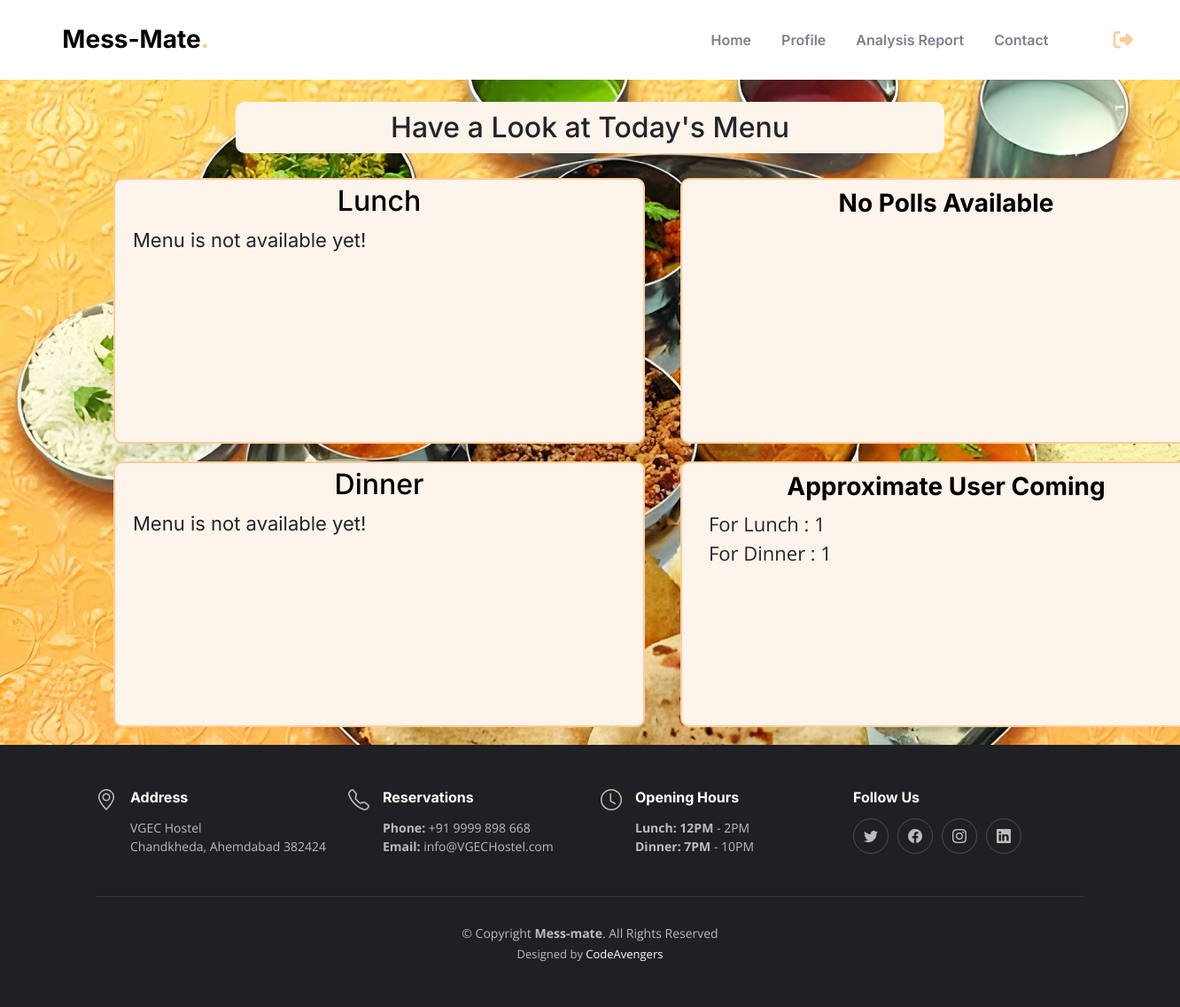
The app's page /admin_index.php (signed in), older data.
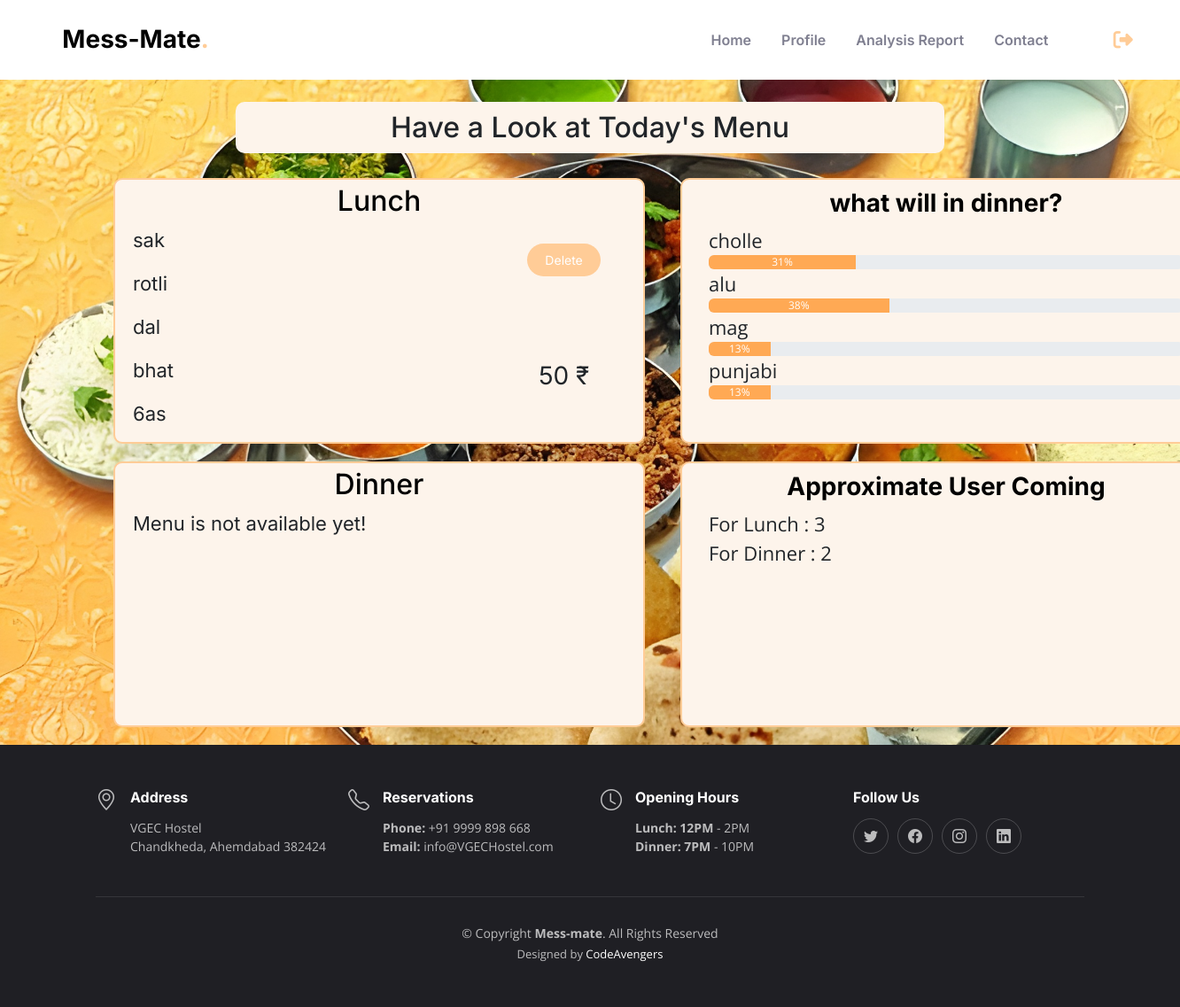
The same page, newer data.
### tables this page shows
CREATE TABLE `meal` (
  `id` int(255) NOT NULL,
  `type` int(10) DEFAULT NULL,
  `items` varchar(255) DEFAULT NULL,
  `users` varchar(255) DEFAULT '0',
  `added_user` varchar(255) DEFAULT '0',
  `date` varchar(255) DEFAULT NULL,
  `price` int(100) DEFAULT NULL
);

CREATE TABLE `poll` (
  `id` int(255) NOT NULL,
  `pol` varchar(255) DEFAULT NULL,
  `options` varchar(255) DEFAULT NULL,
  `votes` varchar(255) DEFAULT NULL,
  `users` varchar(255) DEFAULT '0',
  `date` varchar(255) DEFAULT NULL,
  `last_date` varchar(255) DEFAULT NULL,
  `total_votes` int(255) DEFAULT NULL,
  `future1` varchar(255) DEFAULT NULL
);

### admin_index.php (the view, shortened to what this page needs)
<?php
require 'database/include.php';
?>
<?php
$tdate = date('Y-m-d');
$approx_user = "SELECT COUNT(userid) as users FROM `token` WHERE status = 1 AND estime>= $tdate";
$approx_result = mysqli_query($conn, $approx_user);
if(mysqli_num_rows($approx_result) > 0){
$approx_row = mysqli_fetch_assoc($approx_result);
$approx_users = $approx_row['users'];
}else{
  $approx_users = 0;
}
$added_user = "SELECT added_user FROM `meal` WHERE date = '$tdate' and type = 1";
$added_result = mysqli_query($conn, $added_user);
if(mysqli_num_rows($added_result) > 0){
$added_row = mysqli_fetch_assoc($added_result);
$added_users = explode(',', $added_row['added_user']);
$added_usersl = count($added_users);
}else{
  $added_usersl = 0;
}
$added_user2 = "SELECT added_user FROM `meal` WHERE date = '$tdate' and type = 0";
$added_result2 = mysqli_query($conn, $added_user2);
if(mysqli_num_rows($added_result2) > 0){
$added_row2 = mysqli_fetch_assoc($added_result2);
$added_users2 = explode(',', $added_row2['added_user']);
$added_usersd = count($added_users2);
}else{
  $added_usersd = 0;
}
$lunch_app = $approx_users + $added_usersd;
$dinner_app = $approx_users + $added_usersl;
?>
<?php
$tdate = date('Y-m-d');
$lunch_sql = "SELECT * FROM `meal` WHERE date = '$tdate' and type = 0";
$lunch_result = mysqli_query($conn, $lunch_sql);
$lunch_row = mysqli_fetch_assoc($lunch_result);
$lunch = 0;
if($lunch_row > 0){
  $lunch = 1;
  $lunch_items = explode('||', $lunch_row['items']);
  $lunch_price = $lunch_row['price'];
}
$dinner_sql = "SELECT * FROM `meal` WHERE date = '$tdate' and type = 1";
$dinner_result = mysqli_query($conn, $dinner_sql);
$dinner_row = mysqli_fetch_assoc($dinner_result);
$dinner = 0;
?>
<!DOCTYPE html>
<html lang="en">
<head>
  <link href="assets/vendor/bootstrap/css/bootstrap.min.css" rel="stylesheet">
  <link href="assets/vendor/bootstrap-icons/bootstrap-icons.css" rel="stylesheet">
  <link href="assets/css/main.css" rel="stylesheet">
  <link href="assets/css/style2.css" rel="stylesheet">
</head>
<body>
  <header id="header" class="header fixed-top d-flex align-items-center">
    <div class="container d-flex align-items-center justify-content-between">
      <a href="index.html" class="logo d-flex align-items-center me-auto me-lg-0">
        <h1>Mess-Mate<span>.</span></h1>
      </a>
      <nav id="navbar" class="navbar">
        <ul>
          <li><a href="admin_index.php">Home</a></li>
          <li><a href="admin_profile.php">Profile</a></li>
          <li><a href="report.php">Analysis Report</a></li>
          <li><a href="#php">Contact</a></li>
        </ul>
      </nav>
    </div>
    <a class="log_btn" href="logout.php"><i class="fa-solid fa-right-from-bracket"></i></a>
  </header>
  <center>
    <h2 class="massage">Have a Look at Today's Menu</h2>
  </center>
  <div class="container">
  <div class="today-menu">
    <div>
     <?php
     if($lunch){
      echo '
      <div class="lunch">
        <div class="menu-title">
          <h2>Lunch</h2>
        </div>
        <div class="menu-content">
          <div class="menu-text">
            ';
            foreach($lunch_items as $item){
              echo '<p>'.$item.'</p>';
            }
            echo '
          </div>
          <div class="menu-opstions">
          <form action ="delete_meal.php" method="POST">
          <input type="hidden" name="lunch_id" value="'.$lunch_row['id'].'">
          <button type="submit" name="delete_lunch">Delete</button>
          </form>
          ';
          echo '
          <p>'.$lunch_price .' &#8377;</p>
          </div>
          </div>
        </div>
      ';
     }else{
      echo '
      <div class="lunch">
      <div class="menu-title">
        <h2>Lunch</h2>
      </div>
      <div class="menu-content">
      <div class="menu-text">
      <p>Menu is not available yet!</p>
      </div>
        </div>
      </div>
      ';
     }
?>
      <?php
      if($dinner){
        echo '
        <div class="dinner">
        <div class="menu-title">
          <h2>Dinner</h2>
        </div>
        <div class="menu-content">
          <div class="menu-text">
            ';
            foreach($dinner_items as $item){
              echo '<p>'.$item.'</p>';
            }
            echo '
          </div>
          <div class="menu-opstions">
          <form action ="delete_meal.php" method="POST">
          <input type="hidden" name="dinner_id" value="'.$dinner_row['id'].'">
          <button type="submit" name="delete_dinner">Delete</button>
          </form>';
          echo '
          <p>'.$dinner_price .' &#8377;</p>
          </div>
        </div>
      </div>
        ';
      }else{
        echo '
        <div class="dinner">
      <div class="menu-title">
        <h2>Dinner</h2>
      </div>
      <div class="menu-content">
      <div class="menu-text">
      <p>Menu is not available yet!</p>
      </div>
        </div>
      </div>
        ';
      }
      ?>
    </div>
<div>
    <div class="poll">
      <?php
        $tdate = date("Y-m-d");
        $sql = "SELECT * FROM `poll` WHERE `last_date` >= '$tdate'";
        $result = mysqli_query($conn, $sql);
        $row = mysqli_fetch_assoc($result);
        if($row){
        $sql = "SELECT * FROM `poll`";
                 $result = $conn->query($sql);
                 foreach($result as $row){
                  echo "
                  <div class='poll-title'>
                    ".$row['pol']."
                  </div>
                  <div class='poll-content'>
                  ";
                    $opt = explode("||||",$row['options']);
                    $votes = explode("||||",$row['votes']);
                    for($i = 0; $i<count($opt); $i++){
                        $votePercent = '0%';
                        if($votes[$i] && $row['total_votes']){
                            $votePercent = round(($votes[$i]/$row['total_votes'])*100);
                            $votePercent = !empty($votePercent) ? $votePercent.'%' : '0%';
                        }
                        echo "
                        <label>".$opt[$i]."</label>
                        <div class='progress'>
                            <div class='progress-bar' role='progressbar' style='width: ".$votePercent."' aria-valuenow='15' aria-valuemin='0' aria-valuemax='100'>".$votePercent."</div>
                            </div>
                        ";
                    }
                    echo "
                    </div>";
                }
            }
            else{
              echo "
              <div class='poll-title'>
                No Polls Available
              </div>
              <div class='poll-btn'>
              <center>
                </center>
                </div>
              ";
            }
      ?>
    </div>
    <div class="prefrence">
      <div class="poll-title">
        Approximate User Coming
      </div>
      <div class="poll-content">
        For Lunch : <?php echo $lunch_app; ?><br>
        For Dinner : <?php echo $dinner_app; ?><br>
      </div>
    </div>
  </div>
  </div>
  </div>
  <footer id="footer" class="footer">
    <div class="container">
      <div class="row gy-3">
        <div class="col-lg-3 col-md-6 d-flex">
          <i class="bi bi-geo-alt icon"></i>
          <div>
            <h4>Address</h4>
            <p>
              VGEC Hostel<br>
              Chandkheda, Ahemdabad 382424 <br>
            </p>
          </div>
        </div>
        <div class="col-lg-3 col-md-6 footer-links d-flex">
          <i class="bi bi-telephone icon"></i>
          <div>
            <h4>Reservations</h4>
            <p>
              <strong>Phone:</strong> +91 9999 898 668<br>
              <strong>Email:</strong> info@VGECHostel.com<br>
            </p>
          </div>
        </div>
        <div class="col-lg-3 col-md-6 footer-links d-flex">
          <i class="bi bi-clock icon"></i>
          <div>
            <h4>Opening Hours</h4>
            <p>
              <strong>Lunch: 12PM</strong> - 2PM<br>
              <strong>Dinner: 7PM</strong> - 10PM<br>
            </p>
          </div>
        </div>
        <div class="col-lg-3 col-md-6 footer-links">
          <h4>Follow Us</h4>
          <div class="social-links d-flex">
            <a href="#" class="twitter"><i class="bi bi-twitter"></i></a>
            <a href="#" class="facebook"><i class="bi bi-facebook"></i></a>
            <a href="#" class="instagram"><i class="bi bi-instagram"></i></a>
            <a href="#" class="linkedin"><i class="bi bi-linkedin"></i></a>
          </div>
        </div>
      </div>
    </div>
    <div class="container">
      <div class="copyright">
        &copy; Copyright <strong><span>Mess-mate</span></strong>. All Rights Reserved
      </div>
      <div class="credits">
        Designed by <a href="https://bootstrapmade.com/">CodeAvengers</a>
      </div>
    </div>
  </footer>
</body>
</html>

### assets/css/main.css (style rules this page uses)
:root { --font-default: "Open Sans", system-ui, -apple-system, "Segoe UI", Roboto, "Helvetica Neue", Arial, "Noto Sans", "Liberation Sans", sans-serif, "Apple Color Emoji", "Segoe UI Emoji", "Segoe UI Symbol", "Noto Color Emoji"; --font-primary: "Amatic SC", sans-serif; --font-secondary: "Inter", sans-serif; }
:root { --color-default: #212529; --color-primary: #ce1212; --color-secondary: #37373f; --color-primary-dark: #ffa954; }
:root { scroll-behavior: smooth; }
body { font-family: var(--font-default); color: var(--color-default); }
a { color: var(--color-primary); text-decoration: none; }
h1, h2, h3, h4, h5, h6 { font-family: var(--font-secondary); }
.header { background: #fff; transition: all 0.5s; z-index: 997; height: 90px; border-bottom: 1px solid #fff; }
.header .logo h1 { font-size: 28px; font-weight: 700; color: #000; margin: 0; font-family: var(--font-secondary); }
.header .logo h1 span { color: var(--color-primary); }
@media (min-width: 1280px) { .navbar { padding: 0; } }
@media (min-width: 1280px) { .navbar ul { margin: 0; padding: 0; display: flex; list-style: none; align-items: center; } }
@media (min-width: 1280px) { .navbar li { position: relative; } }
@media (min-width: 1280px) { .navbar>ul>li { white-space: nowrap; padding: 10px 0 10px 28px; } }
@media (min-width: 1280px) { .navbar a, .navbar a:focus { display: flex; align-items: center; justify-content: space-between; padding: 0 3px; font-family: var(--font-secondary); font-size: 16px; font-weight: 600; color: #7f7f90; white-space: nowrap; transition: 0.3s; position: relative; } }
@media (min-width: 1280px) { .navbar>ul>li>a:before { content: ""; position: absolute; width: 100%; height: 2px; bottom: -6px; left: 0; background-color: var(--color-primary); visibility: hidden; width: 0px; transition: all 0.3s ease-in-out 0s; } }
.footer { font-size: 14px; background-color: #1f1f24; padding: 50px 0; color: rgba(255, 255, 255, 0.7); }
.footer .icon { margin-right: 15px; font-size: 24px; line-height: 0; }
.footer h4 { font-size: 16px; font-weight: bold; position: relative; padding-bottom: 5px; color: #fff; }
.footer .footer-links { margin-bottom: 30px; }
.footer .social-links a { display: flex; align-items: center; justify-content: center; width: 40px; height: 40px; border-radius: 50%; border: 1px solid rgba(255, 255, 255, 0.2); font-size: 16px; color: rgba(255, 255, 255, 0.7); margin-right: 10px; transition: 0.3s; }
.footer .copyright { text-align: center; padding-top: 30px; border-top: 1px solid rgba(255, 255, 255, 0.1); }
.footer .credits { padding-top: 4px; text-align: center; font-size: 13px; }
.footer .credits a { color: #fff; }

Row changes from the older to the newer data that the page shows:
now on this page (row edited): meal: items "sak", items "rotli", items "dal", items "bhat", items "6as", price "50"
now on this page (row edited): poll: pol "what will in dinner?", options "cholle", votePercent "31%", options "alu", votePercent "38%", options "mag", votePercent "13%", options "punjabi"
Text that changed along with them:
$lunch_app: "1" → "3"
$dinner_app: "1" → "2"
text no longer shown: "Menu is not available yet! No Polls Available"
text now shown: "Delete ₹"
